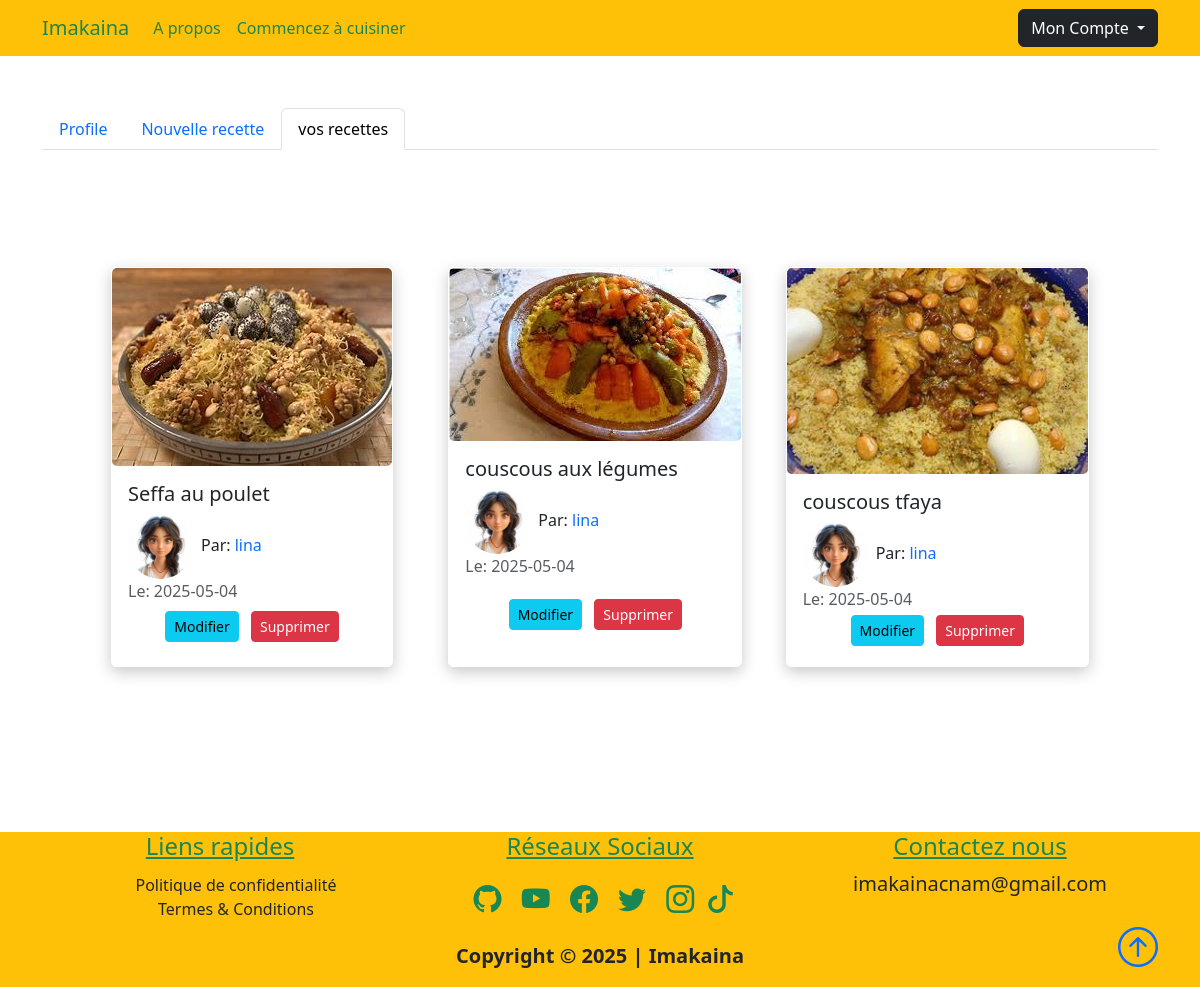
The page /dashboard/user_recettes (signed in) on the database as committed earlier.
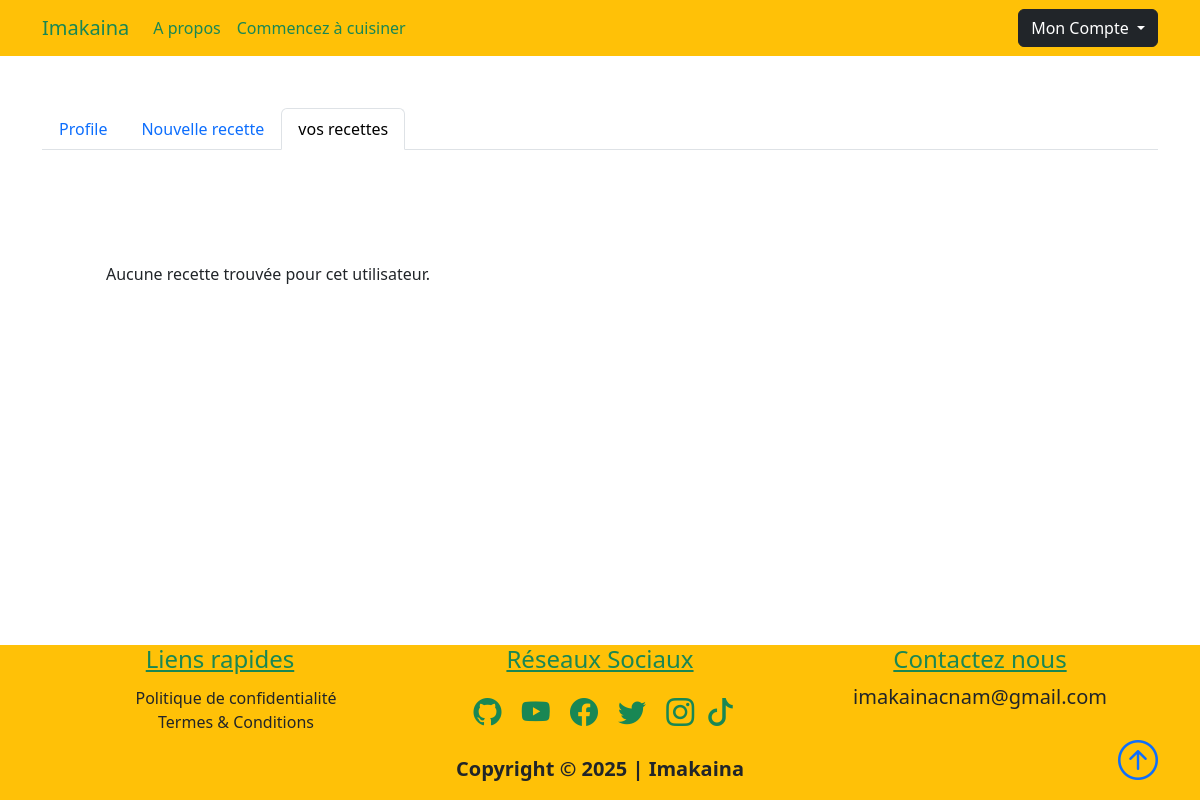
The same page on the database as committed later.
### projet/models.py (models this page shows, shortened)
class Recette(db.Model):
    id = db.Column(db.Integer, primary_key=True, autoincrement=True)
    title = db.Column(db.String(100), nullable=False)
    date_posted = db.Column(db.DateTime, nullable=False, default=datetime.utcnow)
    content = db.Column(db.Text, nullable=False)
    thumbnail = db.Column(db.String(20), nullable=False, default="default_thumbnail.jpg" )
    slug = db.Column(db.String(32), nullable=False)
    is_approved = db.Column(db.Boolean, default=False)
    user_id = db.Column(db.Integer, db.ForeignKey("user.id"), nullable=False)
    plat_id = db.Column(db.Integer, db.ForeignKey("plat.id"), nullable=False)

class User(db.Model, UserMixin):
    id = db.Column(db.Integer, primary_key=True, autoincrement=True)
    fname = db.Column(db.String(25), nullable=False)
    lname = db.Column(db.String(25), nullable=False)
    username = db.Column(db.String(25), unique=True, nullable=False)
    email = db.Column(db.String(125), unique=True, nullable=False)
    image_file = db.Column(db.String(20), nullable=False, default="default.png")
    bio = db.Column(db.Text, nullable=True)
    password = db.Column(db.String(60), nullable=False)
    is_admin = db.Column(db.Boolean, default=False)
    recettes = db.relationship("Recette", backref="author", lazy=True)
    comments = db.relationship("Comment", backref="user", lazy=True)

### projet/recettes/routes.py (the view)
@recettes.route("/dashboard/user_recettes", methods=["GET", "POST"])
@login_required
def user_recettes():
    recettes_user = current_user.recettes
    return render_template(
        "user_recettes.html",
        title="Vos Recettes",
        active_tab="user_recettes",
        recettes=recettes_user,
    )

### projet/models.py (called while the page is built)
@login_manager.user_loader
def load_user(user_id):
    return User.query.get(int(user_id))

    def __repr__(self):
        return f"Plat('{self.title}')"

### projet/templates/user_recettes.html (shortened to what this page needs)
{% extends "dashboard.html"%}
{% block user_recettes %}
<div class="{{'tab-pane fade show active p-3' if active_tab == 'user_recettes' else 'tab-pane fade p-3'}}"
    id='nav-user_recettes' role="tabpanel" aria-labelledby="nav-user_recettes-tab">
<section>
    <div class="container p-5">
        <div class="row">
            {% for recette in current_user.recettes %}
            <div class="col-sm-12 col-md-6 col-lg-4 pb-5 d-flex align-items-stretch">
                <div class="card recette">
                    <img src="{{url_for('static', filename='recette_thumbnails/'+recette.thumbnail)}}" class="card-img">
                    <div class="card-body d-flex flex-column">
                        <h5 class="card-title">
                            <a class="text-decoration-none text-dark"
                                href="{{url_for('recettes.recette', recette_slug=recette.slug, plat=recette.plat_name|title)}}">{{recette.title}}</a>
                        </h5>
                        <span><img class="article-img rounded-circle"
                                src="{{url_for('static', filename='user_pics/'+recette.author.image_file)}}" alt="">Par:
                            <a href="#" class="link">{{recette.author.username}}</a></span>
                        <span class="text-muted">Le: {{recette.date_posted.strftime('%Y-%m-%d')}}</span>
                        <div class="m-auto">
                            <a href="{{url_for('recettes.update_recette', recette_slug = recette.slug, plat = recette.plat_name.title)}}"
                                class="btn btn-info btn-sm m-1">Modifier</a>
                            <button class="btn btn-danger btn-sm m-1" data-bs-toggle="modal"
                                data-bs-target="#deleteModal"> Supprimer </button>
                        </div>
                    </div>
                </div>
            </div>
            {% else %}
            <p>Aucune recette trouvée pour cet utilisateur.</p>
            {% endfor %}
        </div>
    </div>
</section>
</div>
{% endblock user_recettes %}

Rows that differ between the two databases and show on the page:
removed Recette: thumbnail (picture), title "Seffa au poulet", image_file (picture), author.username "lina", date_posted "2025-05-04"
removed Recette: thumbnail (picture), title "couscous aux légumes", image_file (picture), author.username "lina", date_posted "2025-05-04"
removed Recette: thumbnail (picture), title "couscous tfaya", image_file (picture), author.username "lina", date_posted "2025-05-04"
Other text that changed with them:
text now shown: "Aucune recette trouvée pour cet utilisateur."
